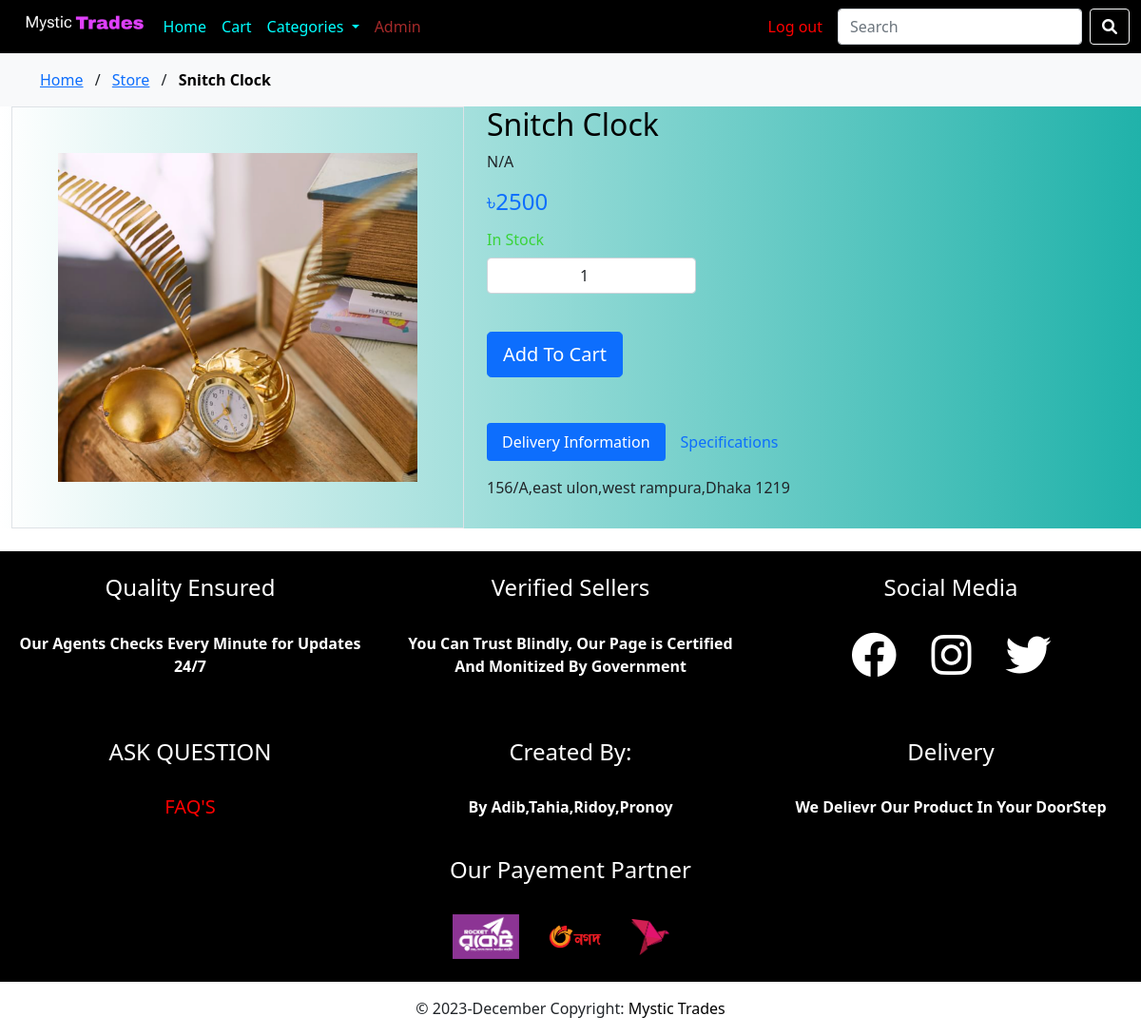
Screenshot of /product.php?product_id=183 (signed in) with the database file from the repository.
### tables this page shows
CREATE TABLE `item` (
  `item_id` int(5) NOT NULL,
  `item_title` varchar(250) NOT NULL,
  `item_brand` varchar(250) NOT NULL,
  `item_cat` varchar(15) NOT NULL,
  `item_details` text NOT NULL,
  `item_tags` varchar(250) NOT NULL,
  `item_image` varchar(250) NOT NULL,
  `item_quantity` int(3) NOT NULL,
  `item_price` int(10) NOT NULL
);

CREATE TABLE `user` (
  `user_Lname` varchar(20) NOT NULL,
  `email` varchar(50) NOT NULL,
  `user_password` varchar(50) NOT NULL,
  `user_id` int(3) NOT NULL,
  `user_fname` varchar(20) NOT NULL,
  `user_address` text NOT NULL
);

### includes/functions.php (called while the page is built, shortened)
<?php
$connection = mysqli_connect("localhost", "root", "", "mystictrades");
function query($query)
{
    global $connection;
    $run = mysqli_query($connection, $query);
    if ($run) {
        while ($row = $run->fetch_assoc()) {
            $data[] = $row;
        }
        if (!empty($data)) {
            return $data;
        } else {
            return "";
        }
    } else {
        return 0;
    }
}
function get_item()
{
    if (isset($_GET['product_id'])) {
        $id = $_GET['product_id'];
        $query = "SELECT * FROM item WHERE item_id='$id'";
        $data = query($query);
        return $data;
    }
}
function get_user($id)
{
    $query = "SELECT user_id ,user_fname ,user_lname ,email ,user_address FROM user WHERE user_id=$id";
    $data = query($query);
    return $data;
}
function check_user($id)
{
    $query = "SELECT user_id FROM user where user_id='$id'";
    $row = query($query);
    if (empty($row)) {
        return 0;
    } else {
        return 1;
    }
}

### product.php (the view, shortened to what this page needs)
<?php
include "includes/head.php"
?>
<body>
  <div class="site-wrap">
    <?php
    include "includes/header.php";
    $data = get_item();
    ?>
    <div class="bg-light py-3">
      <div class="container">
        <div class="row">
          <div class="col-md-12 mb-0"><a href="index.php">Home</a> <span class="mx-2 mb-0">/</span> <a href="store.php">Store</a> <span class="mx-2 mb-0">/</span> <strong class="text-black"><?php echo $data[0]['item_title'] ?></strong></div>
        </div>
      </div>
    </div>
    <div class="site-section">
    <div class="container-fluid "style="background: linear-gradient(to right,white,lightseagreen)" >
        <div class="row">
          <div class="col-md-5 mr-auto">
            <div class="border text-center">
              <img src="doc/<?php echo $data[0]['item_image'] ?>" alt="Image" class="img-fluid p-5">
            </div>
          </div>
          <div class="col-md-6">
            <h2 class="text-black"><?php echo $data[0]['item_title'] ?></h2>
            <p><?php echo $data[0]['item_details'] ?></p>
            <p><strong class="text-primary h4">৳<?php echo $data[0]['item_price'] ?></strong></p>
            <?php
            if ($data[0]['item_quantity'] > 0) {
            ?>
              <h6 style="color: rgb(58, 211, 58);">In Stock</h6>
              <form action="product.php" method="GET">
                <div class="mb-5">
                  <div class="input-group mb-3" style="max-width: 220px;">
                    <input type="number" min="1" max="<?php echo $data[0]['item_quantity'] ?>" name="quantity" class="form-control text-center" value="1" placeholder="" aria-label="Example text with button addon" aria-describedby="button-addon1">
                  </div>
                  <br>
                  <button name="cart" type="submit" class="btn btn-primary btn-lg">Add To Cart</button>
              </form>
            <?php
            }
            ?>
          </div>
          <div class="mt-5">
            <ul class="nav nav-pills mb-3 custom-pill" id="pills-tab" role="tablist">
              <li class="nav-item">
                <a class="nav-link active" id="pills-home-tab" data-toggle="pill" href="#pills-home" role="tab" aria-controls="pills-home" aria-selected="true">Delivery Information</a>
              </li>
              <li class="nav-item">
                <a class="nav-link" id="pills-profile-tab" data-toggle="pill" href="#pills-profile" role="tab" aria-controls="pills-profile" aria-selected="false">Specifications</a>
              </li>
            </ul>
            <div class="tab-content" id="pills-tabContent">
              <div class="tab-pane fade show active" id="pills-home" role="tabpanel" aria-labelledby="pills-home-tab">
                <?php
                if (isset($_SESSION['user_id'])) {
                  $user = get_user($_SESSION['user_id']);
                  echo $user[0]['user_address'];
                } else {
                  echo "Store";
                }
                ?>
              </div>
            </div>
          </div>
        </div>
      </div>
    </div>
  </div>
  <?php
  include "includes/footer.php"
  ?>
</body>
</html>

### rows the page displays
item: item_title "Snitch Clock", item_image (picture), item_details "N/A", item_price "2500", quantity "1"
user: user_address "156/A,east ulon,west rampura,Dhaka 1219"
